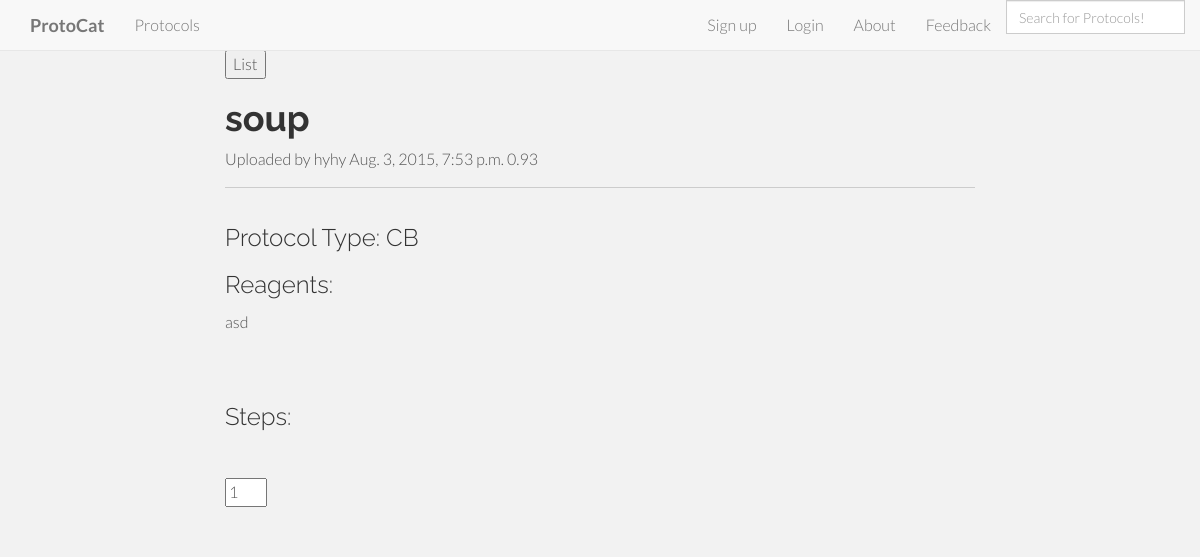
Before: /protocol_display/30/ with the older database file.
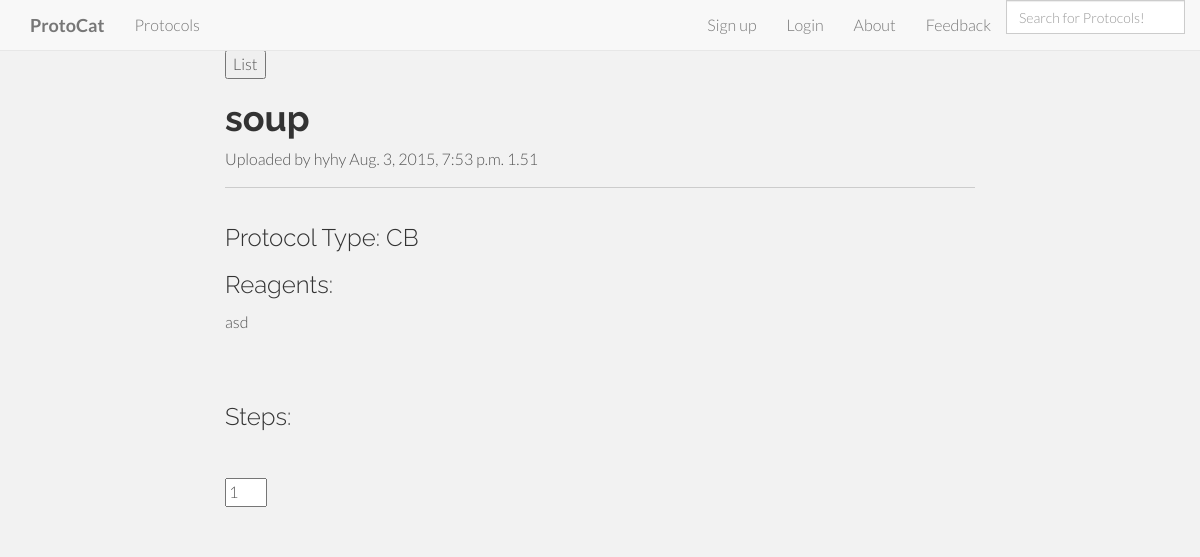
After: the same page with the newer database file.
### protocat_app/models.py (models this page shows)
class Protocol(models.Model):
    id = models.AutoField(primary_key=True)
    title = models.TextField()
    author = models.CharField(max_length=50)
    date_of_upload = datetime.now()
    description = models.TextField(default='')
    protocol_type = models.CharField(max_length=2, choices=PROTOCOL_TYPES, null=True)
    rating = models.DecimalField(
        validators=[MinValueValidator(0.0), MaxValueValidator(5.0)],
        max_digits=3, decimal_places=2, default=2.50)
    num_ratings = models.IntegerField(default=0)
    user_rated = models.TextField(default='')
    reagents = models.TextField(default='')
    protocol_steps = models.TextField(default='')

### protocat_app/views.py (the view)
# urls.py: url(r'^protocol_display/(?P<protocol_id>[0-9]+)/$', views.protocol_display, name='protocol_display'),
def protocol_display(request, protocol_id):
    protocol_items = Protocol.objects.get(id=protocol_id)
    steps = protocol_items.protocol_steps
    current_user = str(request.user)
    return render(request, 'protocat_app/protocol_display.html', {'protocol_items':protocol_items, 'steps':steps,
                                                                  'current_user':current_user})

### protocat_app/templates/protocat_app/protocol_display.html (shortened to what this page needs)
{% extends 'base.html' %}
{% load staticfiles %}
{% block content %}
    <div class="container">
        <div class="row">
            <div class="col-md-2"></div>
            <div class="col-md-8">
                <form action="/protocol_list">
                    <input type="submit" value="List">
                </form>
            </div>
            <div class="col-md-2"></div>
        </div>
        <div class="row">
            <div class="col-md-2"></div>
            <div class="col-md-8">
                <h1><strong>{{protocol_items.title}}</strong></h1>
                Uploaded by {{protocol_items.author}}
                {{protocol_items.date_of_upload}}
                {{protocol_items.rating}}
                <hr>
            </div>
            <div class="col-md-2"></div>
        </div>
        <div class="row">
            <div class="col-md-2"></div>
            <div class="col-md-8">
                <h3>Protocol Type:  {{protocol_items.protocol_type}}</h3>
                <h3>Reagents: </h3> <p>{{protocol_items.reagents|linebreaksbr}}</p>
                <br>
                <h3>Steps: </h3> <p>{{protocol_items.protocol_steps|linebreaksbr}}</p>
            </div>
            <div class="col-md-2"></div>
        </div>
        <div class="row">
            <div class="col-md-2"></div>
            <div class="col-md-8">
                {% if current_user not in protocol_items.user_rated %}
            <br>
            <form method="POST" action="/rating/{{protocol_items.id}}/">
                <input type="number" value="1" name="rating" min="1" max="5">
            </form>
            <br>
            {% endif %}
            </div>
            <div class="col-md-2"></div>
        </div>
    </div>
{% endblock %}

Changed rows visible on the page:
changed Protocol "soup": rating "0.93" → "1.51"
